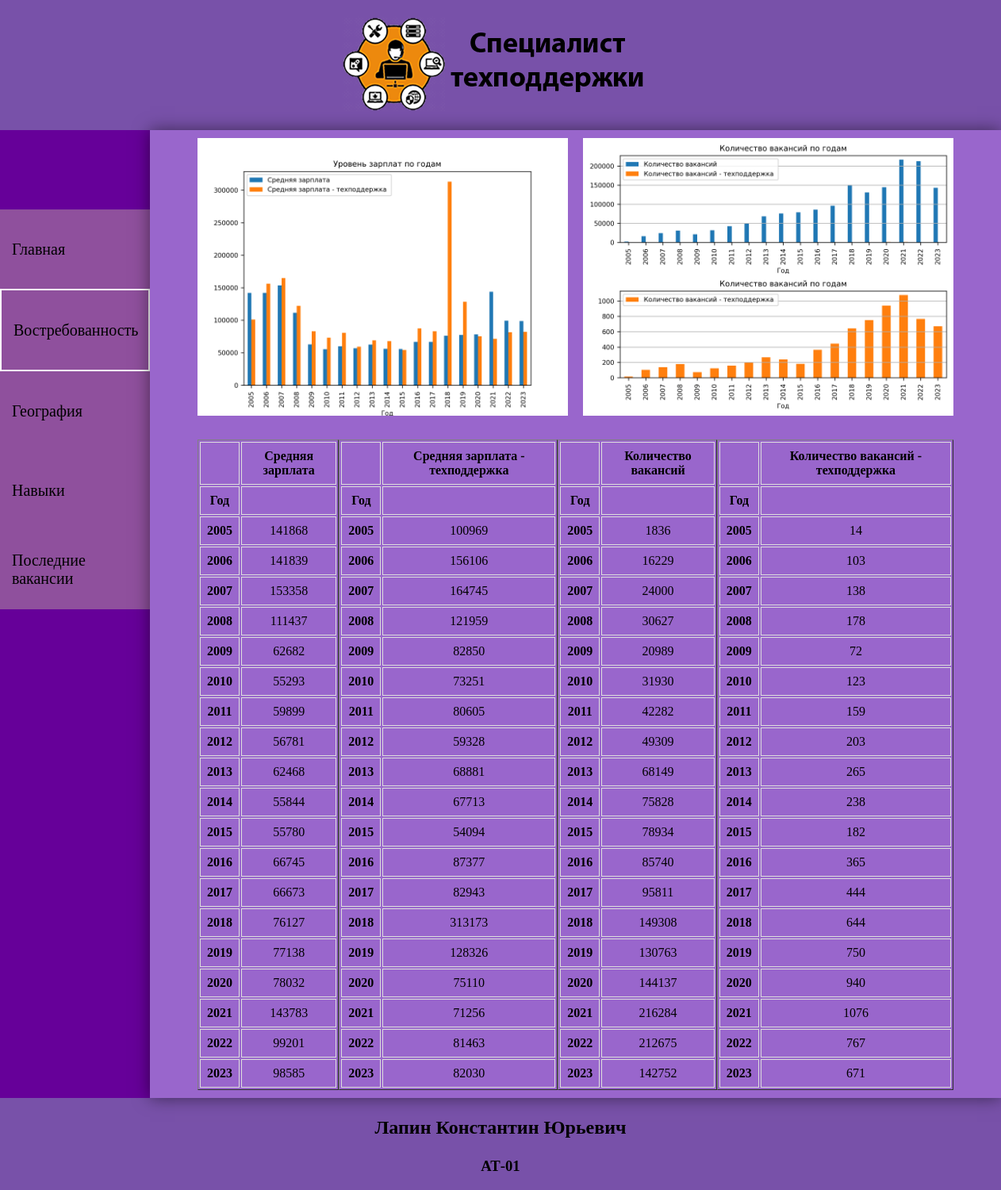
Screenshot of /relevance/ with the database file from the repository.
### ulearn_lapin/models.py (models this page shows)
class Relevance(models.Model):
    graph_salary_level = models.ImageField(blank=False,
                                           verbose_name='График уровень зарплат по годам')
    graph_num_vacancy = models.ImageField(blank=False,
                                          verbose_name='График количество вакансий по годам')
    table = models.TextField(blank=False, verbose_name='Таблица')

### ulearn_lapin/views.py (the view)
# urls.py: path('relevance/', revelance_page, name='relevance'),
def revelance_page(request):
    return render(request,'Relevance.html',{'context':get_relevance_page()})

### ulearn_lapin/utils.py (called while the page is built)
def get_relevance_page():
    return Relevance.objects.all()

### templates/Relevance.html (shortened to what this page needs)
{% load static %}
<!DOCTYPE html>
<html lang="ru">
<head>
    <link rel="stylesheet" href="{% static 'css/relevancePage.css' %}">
</head>
<body>
<main>
    <header class="main-header">
                <div class="logo-container">
                    <img src="{% static 'images/tech-logo.png' %}"  width ="400" height="120" class="logo"/>
                </div>
            </header>
    <div class="container">
        <div class="navigation">
            <nav class="nav-list-container">
                <ul>
                    <li class="nav-list-element">
                        <a class="nav-list-link" href="/">Главная</a>
                    </li>
                    <li class="nav-list-element">
                        <a class="nav-list-link selected" href={% url 'relevance' %}>Востребованность</a>
                    </li>
                    <li class="nav-list-element">
                        <a class="nav-list-link" href={% url 'geography' %}>География</a>
                    </li>
                    <li class="nav-list-element">
                        <a class="nav-list-link" href={% url 'skills' %}>Навыки</a>
                    </li>
                    <li class="nav-list-element">
                        <a class="nav-list-link" href={% url 'lastVacancy' %}>Последние вакансии</a>
                    </li>
                </ul>
            </nav>
        </div>
        <div class="content">
            <div class="data-container">
                {% for data in context %}
                <div class="graphs">
                    <img class="demand-graph-1" src="{{ data.graph_salary_level.url }}" alt=""/>
                    <img class="demand-graph-2" src="{{ data.graph_num_vacancy.url }}" alt=""/>
                </div>
                <div class="tables">
                    {{ data.table|safe }}
                </div>
                {% endfor %}
            </div>
        </div>
    </div>
    <footer>
        <h2 class="footer-text">Лапин Константин Юрьевич</h2>
        <h3 class="footer-text">АТ-01</h3>
    </footer>
</main>
</body>
</html>

### static/css/relevancePage.css (style rules this page uses)
body { font-family:RobotoMono; padding: 0; margin: 0; background-color: #7851A9; }
ul { margin: 0; padding: 0; }
.container { display: flex; flex-direction: row; }
.navigation { background: #660099; color: black; font-size: 20px; display: flex; flex-direction: column; justify-content: space-between; padding-top: 100px; }
.nav-list-container { display: flex; flex-direction: column; margin-bottom: auto; background: #8F509D; }
.nav-list-element { display: block; }
.nav-list-link { display: flex; flex-direction: row; text-decoration: none; color: inherit; height: 100px; width: 170px; padding-left: 15px; align-items: center; }
.selected { border: #fff 2px solid; }
footer { text-align: center; background-color: #8c99a4; }
.content { box-shadow:0 0 20px rgba(0, 0, 0, 0.5); display: flex; flex-direction: column; background: #9966CC; font-size: 16px; padding: 10px; width: 100%; }
.main-header { display: flex; flex-direction: row; justify-content: flex-begin; }
.logo-container { margin-left: auto margin-right: auto padding: 10px; }
.logo { height: 120px; }
.data-container { padding: 0 50px; }
.graphs { display: flex; flex-direction: row; justify-content: space-between; margin-bottom: 30px; }
.demand-graph-1 { height: 350px; margin-right:10px; }
.demand-graph-2 { height: 350px; }
.tables { display: flex; flex-direction: row; justify-content: space-between; }
th, td { border: 1px solid #ddd; padding: 8px; text-align: center; }
.footer-text { padding: 0; margin: 1em; }
footer { background-color: #7851A9; }
header { justify-content:center; padding:20px; }

### rows the page displays
Relevance: graph_salary_level (picture), graph_num_vacancy (picture), table "Средняя зарплата Год 2005 141868 2006 141839 2007 153358 2008 111437 2009 62682 2010 55293 2011 59899 2012 56781 2013 62468 2014 55844 2015 55780 2016 66745 2017 66673 2018 76127 2019 77138 2020 78032 2021 143783 2022 99201 2023 98585 Средняя зарплата - техподдержка Год 2005 100969 2006 156106 2007 164745 2008 121959 2009 82850 2010 73251 2011 80605 2012 59328 2013 68881 2014 67713 2015 54094 2016 87377 2017 82943 2018 313173 2019 128326 2020 75110 2021 71256 2022 81463 2023 82030 Количество вакансий Год 2005 1836 2006 16229 2007 24000 2008 30627 2009 20989 2010 31930 2011 42282 2012 49309 2013 68149 2014 75828 2015 78934 2016 85740 2017 95811 2018 149308 2019 130763 2020 144137 2021 216284…"
